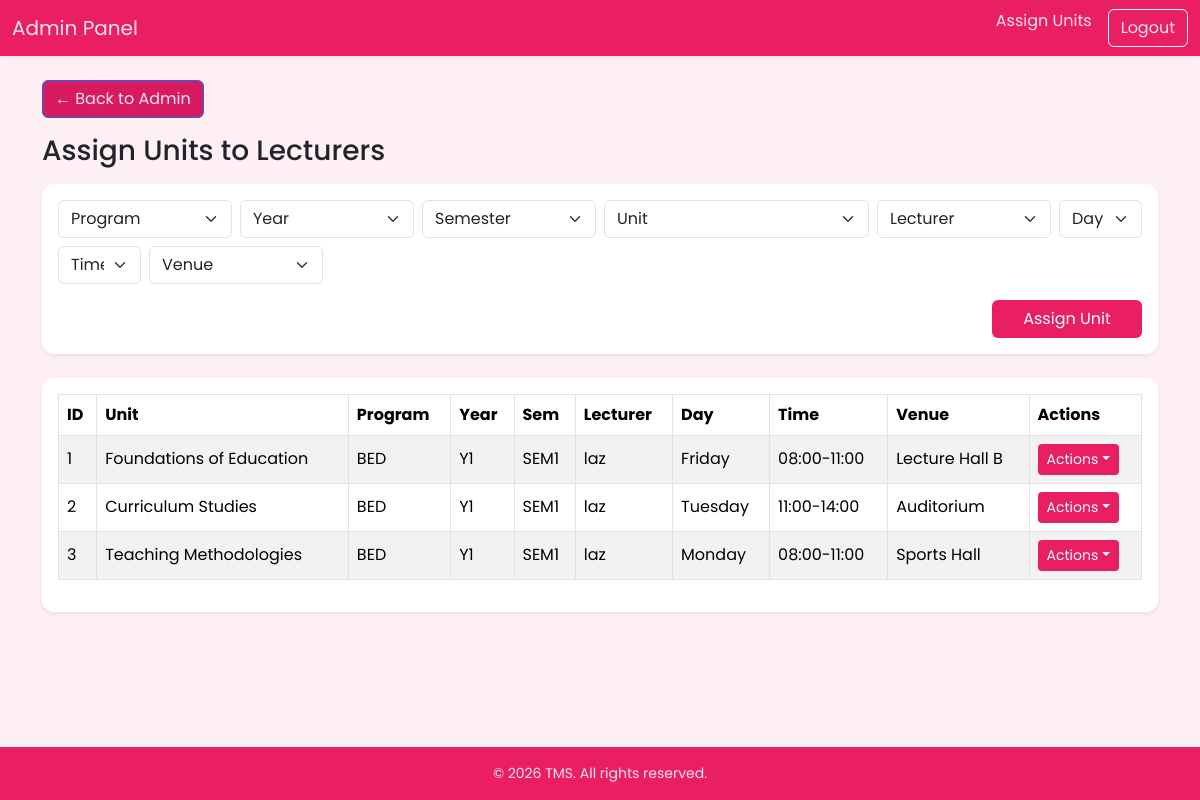
Page /dashboard.php (signed in) on the committed database.
### tables this page shows
CREATE TABLE `timetable` (
  `id` int(11) NOT NULL,
  `unit_id` int(11) NOT NULL,
  `day` enum('Monday','Tuesday','Wednesday','Thursday','Friday') NOT NULL,
  `start_time` time NOT NULL,
  `end_time` time NOT NULL,
  `venue_id` int(11) DEFAULT NULL,
  `venue` varchar(255) NOT NULL,
  `created_at` timestamp NOT NULL DEFAULT current_timestamp()
);

CREATE TABLE `units` (
  `id` int(11) NOT NULL,
  `name` varchar(255) NOT NULL,
  `program` varchar(50) DEFAULT NULL,
  `lecturer_id` int(11) DEFAULT NULL,
  `created_at` timestamp NOT NULL DEFAULT current_timestamp(),
  `year` varchar(10) NOT NULL DEFAULT 'Y1',
  `semester` varchar(10) NOT NULL DEFAULT 'SEM1',
  `code` varchar(20) NOT NULL
);

CREATE TABLE `users` (
  `id` int(11) NOT NULL,
  `name` varchar(255) NOT NULL,
  `email` varchar(255) NOT NULL,
  `password` varchar(255) NOT NULL,
  `role` enum('admin','lecturer','student') NOT NULL,
  `program` varchar(50) DEFAULT NULL,
  `year` varchar(10) DEFAULT NULL,
  `semester` varchar(10) DEFAULT NULL,
  `created_at` timestamp NOT NULL DEFAULT current_timestamp()
);

CREATE TABLE `venues` (
  `id` int(11) NOT NULL,
  `name` varchar(255) NOT NULL,
  `created_at` timestamp NOT NULL DEFAULT current_timestamp()
);

### dashboard.php (the view, shortened to what this page needs)
<?php
require '../db.php';
$assigned_units = $pdo->query("
    SELECT
        t.id AS assign_id,
        u.name AS unit_name,
        u.program,u.year,u.semester,
        l.name AS lecturer_name,
        t.day,t.start_time,t.end_time,
        v.name AS venue_name
    FROM timetable t
    JOIN units u ON u.id=t.unit_id
    LEFT JOIN users l ON l.id=u.lecturer_id
    JOIN venues v ON v.id=t.venue_id
    ORDER BY t.id DESC
")->fetchAll();
?>
<!DOCTYPE html>
<html lang="en">
<head>
<link href="https://cdn.jsdelivr.net/npm/bootstrap@5.3.2/dist/css/bootstrap.min.css" rel="stylesheet">
    <link href="../assets/css/font.css" rel="stylesheet">
</head>
<body>
<nav class="navbar navbar-expand-lg navbar-pink shadow-sm mb-4">
    <div class="container-fluid">
        <a class="navbar-brand" href="dashboard.php">Admin Panel</a>
        <div class="d-flex ms-auto">
            <span class="me-3">Assign Units</span>
            <a href="../logout.php" class="btn btn-outline-light">Logout</a>
        </div>
    </div>
</nav>
<main class="container">
<div class="mb-3">
    <a href="../admin/dashboard.php" class="btn btn-outline-primary" style="background-color:#d81b60;color:#ffe4f0">← Back to Admin</a>
</div>
<h3 class="text-pink mb-3">Assign Units to Lecturers </h3>
<div class="card shadow-sm mb-4">
<div class="card-body">
<form method="post" class="row g-2">
    <div class="col-md-2">
        <select name="program" id="programSelect" class="form-select" required>
            <option value="">Program</option>
        </select>
    </div>
    <div class="col-md-2">
        <select name="year" id="yearSelect" class="form-select" required>
            <option value="">Year</option>
        </select>
    </div>
    <div class="col-md-2">
        <select name="semester" id="semesterSelect" class="form-select" required>
            <option value="">Semester</option>
        </select>
    </div>
    <div class="col-md-3">
        <select name="unit_id" id="unitSelect" class="form-select" required>
            <option value="">Unit</option>
        </select>
    </div>
    <div class="col-md-2">
        <select name="lecturer_id" class="form-select" required>
            <option value="">Lecturer</option>
        </select>
    </div>
    <div class="col-md-1">
        <select name="day" class="form-select" required>
            <option value="">Day</option>
        </select>
    </div>
    <div class="col-md-1">
        <select name="time_slot" class="form-select" required>
            <option value="">Time</option>
        </select>
    </div>
    <div class="col-md-2">
        <select name="venue" class="form-select" required>
            <option value="">Venue</option>
        </select>
    </div>
    <div class="col-12 mt-3 d-flex justify-content-end">
    <button type="submit" name="assign" class="btn btn-pink" style="width:150px;">Assign Unit</button>
</div>
</form>
</div>
</div>
<div class="card shadow-sm">
<div class="card-body">
<div class="table-responsive">
<table class="table table-bordered table-striped">
<thead class="bg-pink text-white">
<tr>
    <th>ID</th>
    <th>Unit</th>
    <th>Program</th>
    <th>Year</th>
    <th>Sem</th>
    <th>Lecturer</th>
    <th>Day</th>
    <th>Time</th>
    <th>Venue</th>
    <th>Actions</th>
</tr>
</thead>
<tbody>
<?php
    $counter = 1;
    foreach($assigned_units as $a): ?>
<tr>
    <td><?= $counter++ ?></td>
    <td><?= htmlspecialchars($a['unit_name']) ?></td>
    <td><?= $a['program'] ?></td>
    <td><?= $a['year'] ?></td>
    <td><?= $a['semester'] ?></td>
    <td><?= htmlspecialchars($a['lecturer_name'] ?? '-') ?></td>
    <td><?= $a['day'] ?></td>
    <td><?= date('H:i',strtotime($a['start_time'])).'-'.date('H:i',strtotime($a['end_time'])) ?></td>
    <td><?= htmlspecialchars($a['venue_name']) ?></td>
    <td>
        <div class="dropdown">
            <button class="btn btn-sm btn-pink dropdown-toggle" type="button" data-bs-toggle="dropdown">Actions</button>
        </div>
    </td>
</tr>
<?php endforeach; ?>
</tbody>
</table>
</div>
</div>
</div>
</main>
<footer class="text-center py-3 mt-auto">© <?= date('Y') ?> TMS. All rights reserved.</footer>
</body>
</html>

### dashboard.php (style rules this page uses)
body { background:#fff0f6; min-height:100vh; display:flex; flex-direction:column; }
main { flex:1; }
.navbar-pink { background-color:#e91e63 !important; }
.navbar-pink .navbar-brand,.navbar-pink span,.navbar-pink .btn { color:#ffe4f0 !important; }
.btn-pink { background:#e91e63;color:#fff; }
.card { border-radius:12px;border:none;box-shadow:0 4px 8px rgba(0,0,0,0.1); }
footer { background:#e91e63;color:#ffe4f0;font-size:14px;text-align:center;width:100%;padding:10px 0;margin-top:20px; }
.table th, .table td { vertical-align: middle; }
.bg-pink { background:#e91e63 !important; color:#fff !important; }
.table-responsive { overflow-x:auto; }

### rows in the picture
timetable: unit.name "Foundations of Education", unit.program "BED", unit.year "Y1", unit.semester "SEM1", users.name "laz", day "Friday", start_time "08:00", end_time "11:00", venue.name "Lecture Hall B"
timetable: unit.name "Curriculum Studies", unit.program "BED", unit.year "Y1", unit.semester "SEM1", users.name "laz", day "Tuesday", start_time "11:00", end_time "14:00", venue.name "Auditorium"
timetable: unit.name "Teaching Methodologies", unit.program "BED", unit.year "Y1", unit.semester "SEM1", users.name "laz", day "Monday", start_time "08:00", end_time "11:00", venue.name "Sports Hall"
